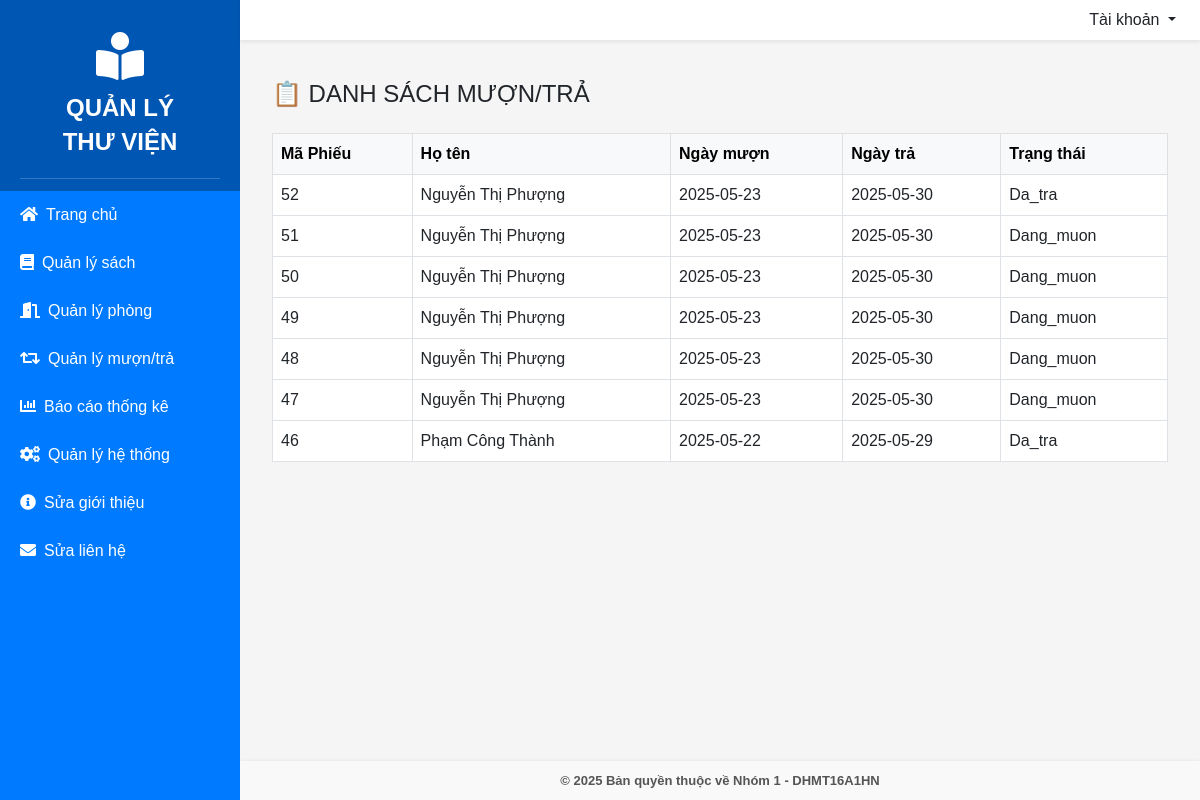
The app's page /ds_muon_tra.php with its own data.
### tables this page shows
CREATE TABLE `phieu_muon` (
  `ma_phieu` int(11) NOT NULL,
  `ma_ban_doc` int(11) DEFAULT NULL,
  `ngay_muon` date DEFAULT NULL,
  `ngay_tra` date DEFAULT NULL,
  `trang_thai` enum('dang_muon','da_tra') DEFAULT 'dang_muon'
);

CREATE TABLE `ban_doc` (
  `ma_ban_doc` int(11) NOT NULL,
  `ten_dang_nhap` varchar(50) NOT NULL,
  `mat_khau` varchar(255) NOT NULL,
  `ho_ten` varchar(100) DEFAULT NULL,
  `ngay_sinh` date DEFAULT NULL,
  `email` varchar(100) DEFAULT NULL,
  `so_dien_thoai` varchar(20) DEFAULT NULL,
  `dia_chi` text DEFAULT NULL,
  `vai_tro` varchar(20) DEFAULT 'bandoc',
  `trang_thai_the` tinyint(1) NOT NULL DEFAULT 1 COMMENT '1: Hoạt động, 0: Bị Khóa'
);

### ds_muon_tra.php (the view, shortened to what this page needs)
<?php
include 'ket_noi.php';
$ds_phieu = $conn->query("SELECT pm.*, bd.ho_ten FROM phieu_muon pm JOIN ban_doc bd ON pm.ma_ban_doc = bd.ma_ban_doc ORDER BY pm.ma_phieu DESC");
?>
<!DOCTYPE html>
<html lang="vi">
<head>
  <link href="https://cdn.jsdelivr.net/npm/bootstrap@5.3.0/dist/css/bootstrap.min.css" rel="stylesheet">
  <link href="https://cdnjs.cloudflare.com/ajax/libs/font-awesome/5.15.4/css/all.min.css" rel="stylesheet">
</head>
<body>
<nav class="navbar navbar-light bg-white shadow-sm px-4 py-2 d-flex justify-content-end align-items-center fixed-top">
    <div class="dropdown">
        <?php if (isset($_SESSION['ban_doc'])): ?>
            <a class="dropdown-toggle text-dark text-decoration-none" href="#" id="accountDropdown" role="button" data-bs-toggle="dropdown" aria-expanded="false">
                <?php if (isset($_SESSION['ban_doc']['vai_tro']) && $_SESSION['ban_doc']['vai_tro'] === 'admin'): ?>
                    Xin chào, <strong>Admin</strong>
                <?php else: ?>
                    Xin chào, <strong><?= $_SESSION['ban_doc']['ten_dang_nhap'] ?></strong>
                <?php endif; ?>
            </a>
            <ul class="dropdown-menu dropdown-menu-end" aria-labelledby="accountDropdown">
                <li><a class="dropdown-item" href="dang_xuat.php">🔓 Đăng xuất</a></li>
            </ul>
        <?php else: ?>
            <a class="dropdown-toggle text-dark text-decoration-none" href="#" id="accountDropdown" role="button" data-bs-toggle="dropdown" aria-expanded="false">
                Tài khoản
            </a>
        <?php endif; ?>
    </div>
</nav>
<div class="sidebar">
    <a href="trang_chu_admin.php" style="text-decoration: none;">
    <div class="sidebar-brand" style="cursor: pointer;">
        <i class="fas fa-book-reader text-white"></i>
        <div class="sidebar-brand-text">QUẢN LÝ<br> THƯ VIỆN</div>
    </div>
</a>
    <a href="trang_chu_admin.php"><i class="fas fa-home me-2"></i>Trang chủ</a>
    <a href="quan_ly_sach.php"><i class="fas fa-book me-2"></i>Quản lý sách</a>
    <a href="quan_ly_phong.php"><i class="fas fa-door-open me-2"></i>Quản lý phòng</a>
    <div class="sidebar-section" data-bs-toggle="collapse" href="#muontra" role="button" aria-expanded="false">
        <i class="fas fa-retweet me-2"></i>Quản lý mượn/trả
    </div>
    <div class="sidebar-section" data-bs-toggle="collapse" href="#thongke" role="button" aria-expanded="false">
        <i class="fas fa-chart-bar me-2"></i>Báo cáo thống kê
    </div>
    <div class="sidebar-section" data-bs-toggle="collapse" href="#hethong" role="button" aria-expanded="false">
        <i class="fas fa-cogs me-2"></i>Quản lý hệ thống
    </div>
    <a href="sua_gioi_thieu.php"><i class="fas fa-info-circle me-2"></i>Sửa giới thiệu</a>
    <a href="sua_lien_he.php"><i class="fas fa-envelope me-2"></i>Sửa liên hệ</a>
</div>
<div class="main">
  <div class="container-fluid">
    <h4 class="mb-4">📋 DANH SÁCH MƯỢN/TRẢ</h4>
    <table class="table table-bordered table-hover bg-white">
      <thead class="table-light">
        <tr>
          <th>Mã Phiếu</th><th>Họ tên</th><th>Ngày mượn</th><th>Ngày trả</th><th>Trạng thái</th>
        </tr>
      </thead>
      <tbody>
        <?php while ($pm = $ds_phieu->fetch_assoc()) { ?>
          <tr>
            <td><?= $pm['ma_phieu'] ?></td>
            <td><?= $pm['ho_ten'] ?></td>
            <td><?= $pm['ngay_muon'] ?></td>
            <td><?= $pm['ngay_tra'] ?></td>
            <td><?= ucfirst($pm['trang_thai']) ?></td>
          </tr>
        <?php } ?>
      </tbody>
    </table>
  </div>
</div>
<?php include 'footer1.php'; ?>
</body>
</html>

### ds_muon_tra.php (style rules this page uses)
body { margin: 0; font-family: Arial; background-color: #f5f5f5; }
.sidebar { width: 240px; background-color: #007bff; color: white; position: fixed; top: 0; left: 0; height: 100vh; overflow-y: auto; z-index: 1000; }
.sidebar a, .sidebar .sidebar-section { display: block; padding: 12px 20px; color: white; text-decoration: none; font-weight: 500; }
.sidebar .sidebar-brand { text-align: center; padding: 20px 10px; border-bottom: 1px solid rgba(255,255,255,0.2); }
.sidebar .sidebar-brand i { font-size: 48px; }
.sidebar .sidebar-brand-text { font-size: 24px; font-weight: bold; line-height: 1.4; margin-top: 10px; }
header.navbar, nav.fixed-top { left: 240px; width: calc(100% - 240px); position: fixed; top: 0; z-index: 1001; background-color: white; box-shadow: 0 2px 4px rgba(0,0,0,0.1); }
.main { margin-left: 240px; padding: 20px; padding-top: 80px; background-color: #f5f5f5; }

### records on screen
phieu_muon: ma_phieu "52", ma_ban_doc.ho_ten "Nguyễn Thị Phượng", ngay_muon "2025-05-23", ngay_tra "2025-05-30", trang_thai "Da_tra"
phieu_muon: ma_phieu "51", ma_ban_doc.ho_ten "Nguyễn Thị Phượng", ngay_muon "2025-05-23", ngay_tra "2025-05-30", trang_thai "Dang_muon"
phieu_muon: ma_phieu "50", ma_ban_doc.ho_ten "Nguyễn Thị Phượng", ngay_muon "2025-05-23", ngay_tra "2025-05-30", trang_thai "Dang_muon"
phieu_muon: ma_phieu "49", ma_ban_doc.ho_ten "Nguyễn Thị Phượng", ngay_muon "2025-05-23", ngay_tra "2025-05-30", trang_thai "Dang_muon"
phieu_muon: ma_phieu "48", ma_ban_doc.ho_ten "Nguyễn Thị Phượng", ngay_muon "2025-05-23", ngay_tra "2025-05-30", trang_thai "Dang_muon"
phieu_muon: ma_phieu "47", ma_ban_doc.ho_ten "Nguyễn Thị Phượng", ngay_muon "2025-05-23", ngay_tra "2025-05-30", trang_thai "Dang_muon"
phieu_muon: ma_phieu "46", ma_ban_doc.ho_ten "Phạm Công Thành", ngay_muon "2025-05-22", ngay_tra "2025-05-29", trang_thai "Da_tra"
